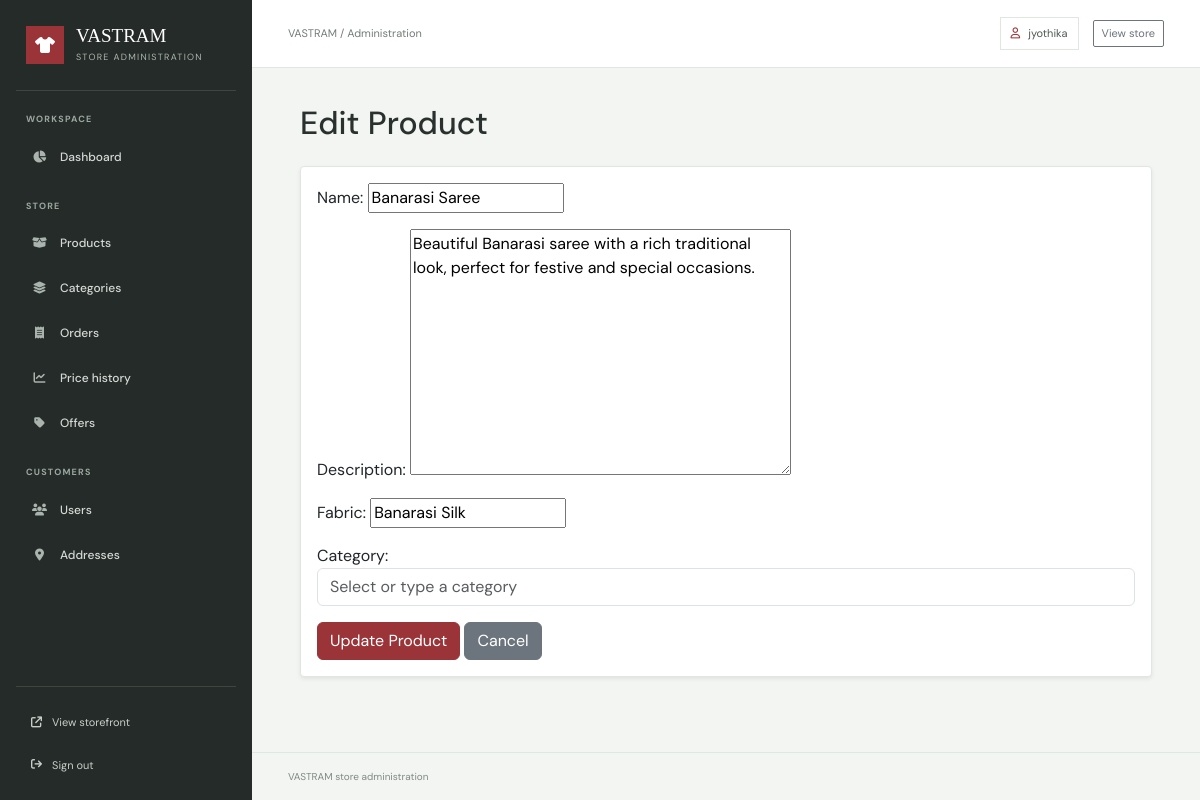
Page /accounts/admin-dashboard/products/edit/22/ (signed in) on the committed database.
### accounts/models.py (models this page shows)
class User(AbstractUser):
    uuid = models.UUIDField(default=uuid.uuid4, editable=False, unique=True)
    phone_number = models.CharField(max_length=15, blank=True)

### products/models.py (models this page shows, shortened)
class Product(models.Model):
    uuid = models.UUIDField(default=uuid.uuid4, editable=False, unique=True)
    name = models.CharField(max_length=200)
    slug = models.SlugField(max_length=220, unique=True, blank=True)
    category = models.ForeignKey(
        Category,
        on_delete=models.CASCADE
    )
    description = models.TextField()
    fabric = models.CharField(
        max_length=100,
        blank=True
    )
    image = models.ImageField(
        upload_to='products/',
        blank=True,
        null=True
    )
    created_at = models.DateTimeField(
        auto_now_add=True
    )

### accounts/views.py (the view)
@login_required
def edit_product(request, id):
    if not request.user.is_superuser:
        return redirect('home')
    product = Product.objects.get(id=id)
    if request.method == 'POST':
        form = ProductForm(
            request.POST,
            request.FILES,
            instance=product
        )
        if form.is_valid():
            form.save()
            return redirect('admin_products')
    else:
        form = ProductForm(
            instance=product
        )
    return render(
        request,
        'admin_dashboard/edit_product.html',
        {
            'form': form,
            'product': product,
        }
    )

### products/forms.py
class ProductForm(forms.ModelForm):
    category = forms.CharField(
        max_length=100,
        label='Category',
        required=True
    )
    class Meta:
        model = Product
        fields = [
            'name',
            'description',
            'fabric',
        ]
    def __init__(self, *args, **kwargs):
        super().__init__(*args, **kwargs)
        categories = Category.objects.all()
        self.fields['category'] = forms.CharField(
            max_length=100,
            label='Category',
            required=True,
            widget=forms.TextInput(
                attrs={
                    'list': 'category-list',
                    'class': 'form-control',
                    'placeholder': 'Select or type a category'
                }
            )
        )
        self.category_choices = categories

### ecommerce_project/context_processors.py (called while the page is built)
def shopping_counts(request):
    cart_count = 0
    wishlist_count = 0
    if request.user.is_authenticated:
        cart_count = sum(
            CartItem.objects.filter(cart__user=request.user).values_list(
                'quantity', flat=True
            )
        )
        wishlist_count = WishlistItem.objects.filter(
            wishlist__user=request.user
        ).count()
    else:
        cart_count = sum(
            item.get('quantity', 0)
            for item in request.session.get('guest_cart_items', [])
        )
        wishlist_count = len(request.session.get('guest_wishlist_items', []))
    return {
        'cart_count': cart_count,
        'wishlist_count': wishlist_count,
    }

### templates/admin_dashboard/edit_product.html (shortened to what this page needs)
{% extends 'admin_dashboard/admin_base.html' %}
{% block content %}
<div class="container">
    <h2 class="mb-4">Edit Product</h2>
    <div class="card shadow-sm">
        <div class="card-body">
            <form method="POST" enctype="multipart/form-data">
                {{ form.as_p }}
                <button type="submit" class="btn btn-primary">
                    Update Product
                </button>
                <a href="{% url 'admin_products' %}"
                   class="btn btn-secondary">
                    Cancel
                </a>
            </form>
        </div>
    </div>
</div>
{% endblock %}

### templates/admin_dashboard/admin_base.html (shortened to what this page needs)
{% load static %}
<!DOCTYPE html>
<html lang="en">
<head>
    <link href="https://cdn.jsdelivr.net/npm/bootstrap@5.3.8/dist/css/bootstrap.min.css" rel="stylesheet">
    <link rel="stylesheet" href="https://cdnjs.cloudflare.com/ajax/libs/font-awesome/6.5.2/css/all.min.css">
</head>
<body>
<div class="admin-shell">
    <aside class="admin-sidebar" id="adminSidebar" aria-label="Admin navigation">
        <div class="admin-brand">
            <span class="admin-brand-mark"><i class="fa-solid fa-shirt" aria-hidden="true"></i></span>
            <span>
                <span class="admin-brand-name">VASTRAM</span>
                <span class="admin-brand-caption">Store administration</span>
            </span>
        </div>
        <nav class="admin-nav">
            <div class="admin-nav-group">
                <p class="admin-nav-label">Workspace</p>
                <a href="{% url 'admin_dashboard' %}" class="admin-nav-link{% if request.resolver_match.url_name == 'admin_dashboard' %} active{% endif %}">
                    <i class="fa-solid fa-chart-pie" aria-hidden="true"></i> Dashboard
                </a>
            </div>
            <div class="admin-nav-group">
                <p class="admin-nav-label">Store</p>
                <a href="{% url 'admin_products' %}" class="admin-nav-link{% if request.resolver_match.url_name == 'admin_products' %} active{% endif %}">
                    <i class="fa-solid fa-box-open" aria-hidden="true"></i> Products
                </a>
                <a href="{% url 'admin_categories' %}" class="admin-nav-link{% if request.resolver_match.url_name == 'admin_categories' %} active{% endif %}">
                    <i class="fa-solid fa-layer-group" aria-hidden="true"></i> Categories
                </a>
                <a href="{% url 'admin_orders' %}" class="admin-nav-link{% if request.resolver_match.url_name == 'admin_orders' or request.resolver_match.url_name == 'admin_order_detail' %} active{% endif %}">
                    <i class="fa-solid fa-receipt" aria-hidden="true"></i> Orders
                </a>
                <a href="{% url 'admin_price_history' %}" class="admin-nav-link{% if request.resolver_match.url_name == 'admin_price_history' %} active{% endif %}">
                    <i class="fa-solid fa-chart-line" aria-hidden="true"></i> Price history
                </a>
                <a href="{% url 'admin_offers' %}" class="admin-nav-link{% if request.resolver_match.url_name == 'admin_offers' %} active{% endif %}">
                    <i class="fa-solid fa-tag" aria-hidden="true"></i> Offers
                </a>
            </div>
            <div class="admin-nav-group">
                <p class="admin-nav-label">Customers</p>
                <a href="{% url 'admin_users' %}" class="admin-nav-link{% if request.resolver_match.url_name == 'admin_users' %} active{% endif %}">
                    <i class="fa-solid fa-users" aria-hidden="true"></i> Users
                </a>
                <a href="{% url 'admin_addresses' %}" class="admin-nav-link{% if request.resolver_match.url_name == 'admin_addresses' %} active{% endif %}">
                    <i class="fa-solid fa-location-dot" aria-hidden="true"></i> Addresses
                </a>
            </div>
        </nav>
        <div class="admin-sidebar-footer">
            <a href="{% url 'home' %}"><i class="fa-solid fa-arrow-up-right-from-square" aria-hidden="true"></i> View storefront</a>
            <a href="{% url 'logout' %}"><i class="fa-solid fa-arrow-right-from-bracket" aria-hidden="true"></i> Sign out</a>
        </div>
    </aside>
    <div class="admin-main">
        <header class="admin-topbar">
            <div class="admin-topbar-start">
                <span class="admin-topbar-title">VASTRAM / Administration</span>
            </div>
            <div class="admin-topbar-actions">
                <span class="admin-user-chip"><i class="fa-regular fa-user" aria-hidden="true"></i> {{ request.user.username }}</span>
                <a href="{% url 'home' %}" class="btn btn-sm btn-outline-secondary">View store</a>
            </div>
        </header>
        <main class="admin-content">
            {% block content %}{% endblock %}
        </main>
        <footer class="admin-footer">VASTRAM store administration</footer>
    </div>
</div>
</body>
</html>

### templates/admin_dashboard/admin_base.html (style rules this page uses)
:root { --admin-ink: #29312e; --admin-muted: #747c77; --admin-border: #e2e6e2; --admin-paper: #ffffff; --admin-canvas: #f3f5f2; --admin-rail: #252b28; --admin-accent: #9b3438; }
* { box-sizing: border-box; }
body { min-width: 320px; margin: 0; background: var(--admin-canvas); color: var(--admin-ink); font-family: 'DM Sans', sans-serif; }
.admin-shell { display: grid; grid-template-columns: 252px minmax(0, 1fr); min-height: 100vh; }
.admin-sidebar { position: sticky; top: 0; display: flex; flex-direction: column; height: 100vh; padding: 26px 16px 18px; background: var(--admin-rail); color: #f6f7f4; z-index: 101; }
.admin-brand { display: flex; align-items: center; gap: 12px; padding: 0 10px 26px; color: #fff; text-decoration: none; border-bottom: 1px solid rgba(255,255,255,.12); }
.admin-brand-mark { display: grid; place-items: center; width: 38px; height: 38px; background: var(--admin-accent); color: #fff; font-size: 16px; }
.admin-brand-name { display: block; font-family: 'Playfair Display', Georgia, serif; font-size: 19px; line-height: 1.1; }
.admin-brand-caption { display: block; margin-top: 4px; color: #aeb7b1; font-size: 9px; letter-spacing: 1.3px; text-transform: uppercase; }
.admin-nav { padding-top: 22px; }
.admin-nav-label { margin: 0 10px 9px; color: #9ca7a0; font-size: 9px; font-weight: 700; letter-spacing: 1.2px; text-transform: uppercase; }
.admin-nav-group + .admin-nav-group { margin-top: 22px; }
.admin-nav-link { display: flex; align-items: center; gap: 12px; min-height: 42px; margin: 3px 0; padding: 0 12px; border-left: 3px solid transparent; color: #d5d9d6; font-size: 12px; font-weight: 500; text-decoration: none; transition: background-color .18s, color .18s; }
.admin-nav-link i { width: 17px; color: #aab3ad; text-align: center; }
.admin-sidebar-footer { display: grid; gap: 8px; margin-top: auto; padding: 18px 8px 0; border-top: 1px solid rgba(255,255,255,.12); }
.admin-sidebar-footer a { display: flex; align-items: center; gap: 10px; padding: 9px 7px; color: #c8cfca; font-size: 11px; text-decoration: none; }
.admin-main { display: flex; min-width: 0; flex-direction: column; }
.admin-topbar { position: sticky; top: 0; z-index: 50; display: flex; align-items: center; justify-content: space-between; min-height: 68px; padding: 0 clamp(20px, 3vw, 44px); border-bottom: 1px solid var(--admin-border); background: rgba(255,255,255,.96); backdrop-filter: blur(12px); }
.admin-topbar-start, .admin-topbar-actions { display: flex; align-items: center; gap: 14px; }
.admin-topbar-title { color: var(--admin-muted); font-size: 11px; }
.admin-user-chip { display: inline-flex; align-items: center; gap: 8px; padding: 7px 10px; border: 1px solid var(--admin-border); color: #505953; font-size: 11px; }
.admin-user-chip i { color: var(--admin-accent); }
.admin-topbar .btn { border-radius: 2px; font-size: 11px; }
.admin-content { width: 100%; max-width: 1640px; margin: 0 auto; padding: clamp(24px, 3vw, 42px); flex: 1; }
.admin-content h2, .admin-content h3, .admin-content h4 { color: var(--admin-ink); }
.admin-content .card { border-color: var(--admin-border); border-radius: 4px; }
.admin-content .btn-primary { border-color: var(--admin-accent); background: var(--admin-accent); }
.admin-footer { padding: 16px clamp(20px, 3vw, 44px); border-top: 1px solid var(--admin-border); color: #818983; font-size: 10px; }

### rows in the picture
User: user.username "jyothika"
Product: name "Banarasi Saree", description "Beautiful Banarasi saree with a rich traditional look, perfect for festive and special occasions.", fabric "Banarasi Silk"
